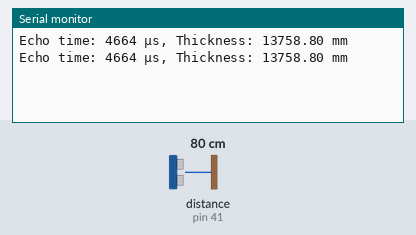
This sketch was run on a simulated Arduino Mega 2560, built with avr-gcc and run on an emulated ATmega2560. On the bench: the last lines printed to the serial monitor. Wiring (inferred from the names in the program): ultrasonic range finder: trigger pin 51; echo pin 41. Inputs (shaded band) come from the test bench; at power-on: distance to the obstacle (sensor on pin 41) 80 cm. The echo pulse lasts 58.3 µs per cm.

Above: at 1.8 s.
1.9 s: distance to the obstacle (sensor on pin 41) set to 2 cm
At 2.4 s:
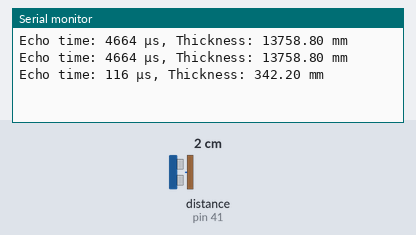
3.4 s: distance to the obstacle (sensor on pin 41) set to 4 cm
At 4.8 s:
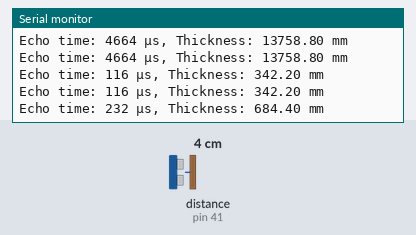
Timing chart, 0 to 6.4 s (numbered marks = the images above; inputs shaded):
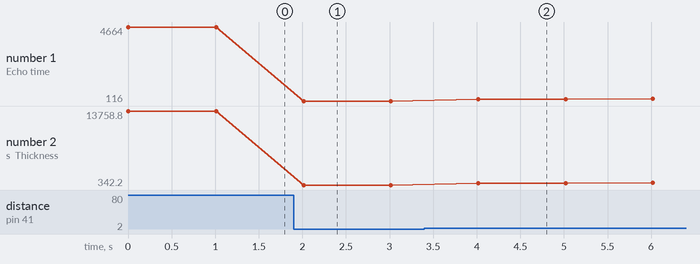

Measured:
- after the input at 1.9 s, the serial monitor: prints a new line after 0.11 s (image 1)
- after the input at 3.4 s, the serial monitor: prints a new line after 0.62 s (image 2)
- plotted number 1: 4664 → 116 after the input at 1.9 s, 116 → 232 after the input at 3.4 s
- plotted number 2: 13758.8 → 342.2 after the input at 1.9 s, 342.2 → 684.4 after the input at 3.4 s

The sketch:

Debug_Output.ino
```cpp
// Pin Definitions
#define TRIGGER_PIN 51       // Output pulse pin to transducer
#define ECHO_PIN 41          // Input pin to receive echo

// Speed of sound in metal (steel) ~ 5900 m/s
#define SPEED_OF_SOUND 5900.0  // m/s

// Time variables
unsigned long start_time = 0;
unsigned long stop_time = 0;

void setup() {
  // Initialize serial communication for debugging
  Serial.begin(115200);

  // Configure pins
  pinMode(TRIGGER_PIN, OUTPUT);
  pinMode(ECHO_PIN, INPUT);

  // Set trigger LOW initially
  digitalWrite(TRIGGER_PIN, LOW);
}

void loop() {
  // Send a single 100 ns pulse
  digitalWrite(TRIGGER_PIN, HIGH);
  delayMicroseconds(1); // 1 µs > 100 ns
  digitalWrite(TRIGGER_PIN, LOW);

  // Wait for echo start
  while (digitalRead(ECHO_PIN) == LOW);
  start_time = micros();

  // Wait for echo end
  while (digitalRead(ECHO_PIN) == HIGH);
  stop_time = micros();

  // Calculate round trip time
  unsigned long echo_time = stop_time - start_time;

  // Convert time (us) to seconds
  float time_s = echo_time / 1e6;

  // Calculate one-way distance: thickness = (speed × time) / 2
  float thickness_m = (SPEED_OF_SOUND * time_s) / 2.0;
  float thickness_mm = thickness_m * 1000.0;

  // Print results
  Serial.print("Echo time: ");
  Serial.print(echo_time);
  Serial.print(" µs, Thickness: ");
  Serial.print(thickness_mm, 2);
  Serial.println(" mm");

  delay(1000); // Wait before next measurement
}
```
